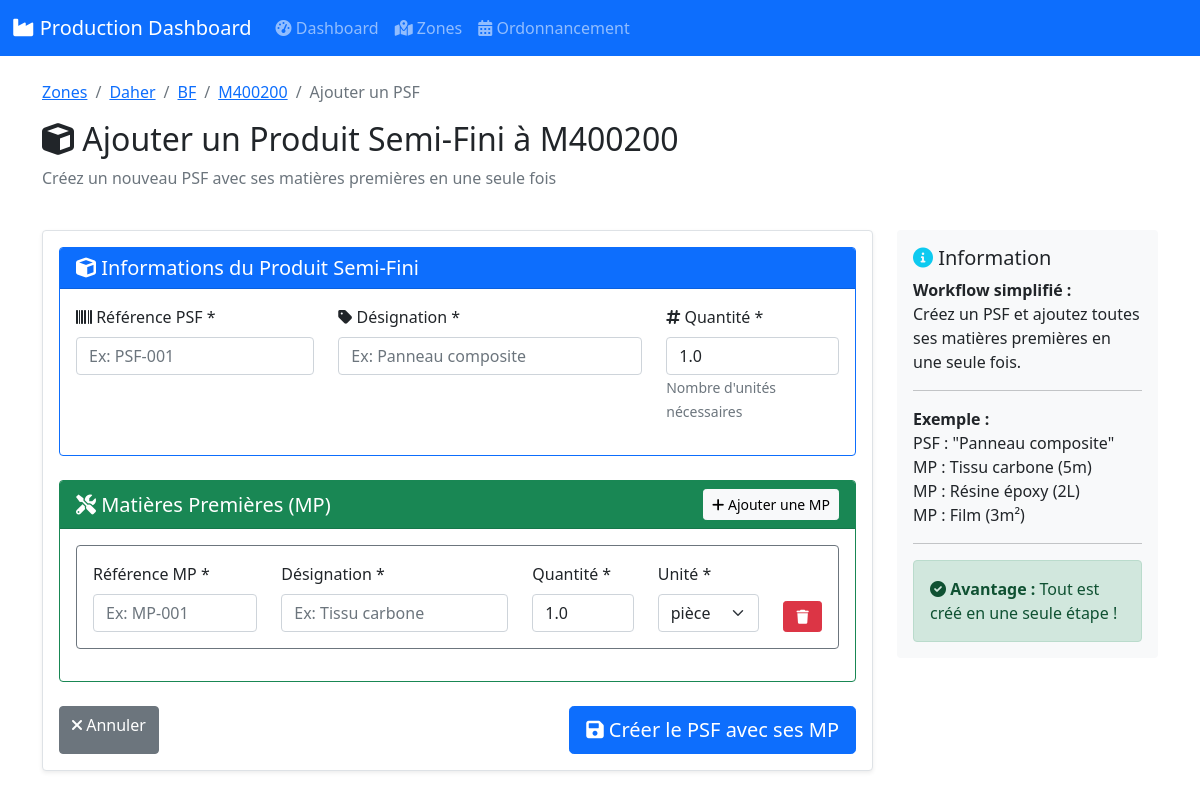
Page /zone/1/projet/1/produit/1/assemblage/ajouter on the committed database.
### models.py (models this page shows, shortened)
class Zone(db.Model):
    __tablename__ = 'zones'
    id = db.Column(db.Integer, primary_key=True)
    nom = db.Column(db.String(100), nullable=False, unique=True)
    description = db.Column(db.Text)
    date_creation = db.Column(db.DateTime, default=datetime.utcnow)
    projets = db.relationship('Projet', backref='zone', lazy='dynamic', cascade="all, delete-orphan")

class Projet(db.Model):
    __tablename__ = 'projets'
    id = db.Column(db.Integer, primary_key=True)
    nom = db.Column(db.String(100), nullable=False)
    description = db.Column(db.Text)
    zone_id = db.Column(db.Integer, db.ForeignKey('zones.id'), nullable=False)
    date_creation = db.Column(db.DateTime, default=datetime.utcnow)
    produits = db.relationship('Produit', backref='projet', lazy='dynamic', cascade="all, delete-orphan")

class Produit(db.Model):
    __tablename__ = 'produits'
    id = db.Column(db.Integer, primary_key=True)
    reference = db.Column(db.String(50), unique=True, nullable=False)
    designation = db.Column(db.String(200), nullable=False)
    projet_id = db.Column(db.Integer, db.ForeignKey('projets.id'), nullable=False)
    type_produit = db.Column(db.String(20), nullable=False, default='produit_fini')
    items = db.relationship('Item', backref='produit', lazy='dynamic', cascade='all, delete-orphan')
    assemblages = db.relationship(
        'Assemblage',
        foreign_keys='Assemblage.produit_principal_id',
        backref='produit_principal',
        lazy='dynamic',
        cascade='all, delete-orphan'
    )
    date_creation = db.Column(db.DateTime, default=datetime.utcnow)

### app.py (the view, shortened to what this page needs)
    @app.route('/zone/<int:zone_id>/projet/<int:projet_id>/produit/<int:produit_id>/assemblage/ajouter', methods=['GET', 'POST'])
    def ajouter_assemblage(zone_id, projet_id, produit_id):
        produit = Produit.query.filter_by(id=produit_id, projet_id=projet_id).first_or_404()
        return render_template('produits/ajouter_psf.html',
                             zone=produit.projet.zone,
                             projet=produit.projet,
                             produit=produit)

### templates/produits/ajouter_psf.html (shortened to what this page needs)
{% extends "base.html" %}
{% block content %}
<div class="container mt-4">
    <nav aria-label="breadcrumb">
        <ol class="breadcrumb">
            <li class="breadcrumb-item"><a href="{{ url_for('liste_zones') }}">Zones</a></li>
            <li class="breadcrumb-item"><a href="{{ url_for('detail_zone', zone_id=zone.id) }}">{{ zone.nom }}</a></li>
            <li class="breadcrumb-item"><a href="{{ url_for('detail_projet', zone_id=zone.id, projet_id=projet.id) }}">{{ projet.nom }}</a></li>
            <li class="breadcrumb-item"><a href="{{ url_for('detail_produit', zone_id=zone.id, projet_id=projet.id, produit_id=produit.id) }}">{{ produit.reference }}</a></li>
            <li class="breadcrumb-item active">Ajouter un PSF</li>
        </ol>
    </nav>
    <div class="row mb-4">
        <div class="col-12">
            <h2><i class="fas fa-cube"></i> Ajouter un Produit Semi-Fini à {{ produit.reference }}</h2>
            <p class="text-muted">Créez un nouveau PSF avec ses matières premières en une seule fois</p>
        </div>
    </div>
    <div class="row">
        <div class="col-md-9">
            <div class="card bg-white border shadow-sm">
                <div class="card-body">
                    <form method="POST" id="formPSF">
                        <div class="card mb-4 border-primary">
                            <div class="card-header bg-primary text-white">
                                <h5 class="mb-0"><i class="fas fa-cube"></i> Informations du Produit Semi-Fini</h5>
                            </div>
                            <div class="card-body">
                                <div class="row">
                                    <div class="col-md-4 mb-3">
                                        <label for="reference_psf" class="form-label">
                                            <i class="fas fa-barcode"></i> Référence PSF *
                                        </label>
                                        <input type="text"
                                               class="form-control"
                                               id="reference_psf"
                                               name="reference_psf"
                                               placeholder="Ex: PSF-001"
                                               required>
                                    </div>
                                    <div class="col-md-5 mb-3">
                                        <label for="designation_psf" class="form-label">
                                            <i class="fas fa-tag"></i> Désignation *
                                        </label>
                                        <input type="text"
                                               class="form-control"
                                               id="designation_psf"
                                               name="designation_psf"
                                               placeholder="Ex: Panneau composite"
                                               required>
                                    </div>
                                    <div class="col-md-3 mb-3">
                                        <label for="quantite_psf" class="form-label">
                                            <i class="fas fa-hashtag"></i> Quantité *
                                        </label>
                                        <input type="number"
                                               class="form-control"
                                               id="quantite_psf"
                                               name="quantite_psf"
                                               step="0.01"
                                               min="0.01"
                                               value="1.0"
                                               required>
                                        <small class="text-muted">Nombre d'unités nécessaires</small>
                                    </div>
                                </div>
                            </div>
                        </div>
                        <div class="card mb-4 border-success">
                            <div class="card-header bg-success text-white d-flex justify-content-between align-items-center">
                                <h5 class="mb-0"><i class="fas fa-tools"></i> Matières Premières (MP)</h5>
                                <button type="button" class="btn btn-light btn-sm" onclick="ajouterMP()">
                                    <i class="fas fa-plus"></i> Ajouter une MP
                                </button>
                            </div>
                            <div class="card-body">
                                <div id="matieres-premieres-container">
                                </div>
                            </div>
                        </div>
                        <div class="d-flex justify-content-between mt-4">
                            <a href="{{ url_for('detail_produit', zone_id=zone.id, projet_id=projet.id, produit_id=produit.id) }}"
                               class="btn btn-secondary">
                                <i class="fas fa-times"></i> Annuler
                            </a>
                            <button type="submit" class="btn btn-primary btn-lg">
                                <i class="fas fa-save"></i> Créer le PSF avec ses MP
                            </button>
                        </div>
                    </form>
                </div>
            </div>
        </div>
        <div class="col-md-3">
            <div class="card bg-light border-0">
                <div class="card-body">
                    <h5 class="card-title"><i class="fas fa-info-circle text-info"></i> Information</h5>
                    <p class="card-text">
                        <strong>Workflow simplifié :</strong><br>
                        Créez un PSF et ajoutez toutes ses matières premières en une seule fois.
                    </p>
                    <hr>
                    <p class="card-text">
                        <strong>Exemple :</strong><br>
                        PSF : "Panneau composite"<br>
                        MP : Tissu carbone (5m)<br>
                        MP : Résine époxy (2L)<br>
                        MP : Film (3m²)
                    </p>
                    <hr>
                    <div class="alert alert-success mb-0">
                        <i class="fas fa-check-circle"></i>
                        <strong>Avantage :</strong> Tout est créé en une seule étape !
                    </div>
                </div>
            </div>
        </div>
    </div>
</div>
<template id="template-mp">
    <div class="mp-row card mb-3 border-secondary">
        <div class="card-body">
            <div class="row align-items-end">
                <div class="col-md-3">
                    <label class="form-label">Référence MP *</label>
                    <input type="text"
                           class="form-control"
                           name="mp_reference[]"
                           placeholder="Ex: MP-001"
                           required>
                </div>
                <div class="col-md-4">
                    <label class="form-label">Désignation *</label>
                    <input type="text"
                           class="form-control"
                           name="mp_designation[]"
                           placeholder="Ex: Tissu carbone"
                           required>
                </div>
                <div class="col-md-2">
                    <label class="form-label">Quantité *</label>
                    <input type="number"
                           class="form-control"
                           name="mp_quantite[]"
                           step="0.01"
                           min="0.01"
                           value="1.0"
                           required>
                </div>
                <div class="col-md-2">
                    <label class="form-label">Unité *</label>
                    <select class="form-select" name="mp_unite[]" required>
                        <option value="pièce">pièce</option>
                    </select>
                </div>
                <div class="col-md-1">
                    <button type="button" class="btn btn-danger btn-sm w-100" onclick="supprimerMP(this)">
                        <i class="fas fa-trash"></i>
                    </button>
                </div>
            </div>
        </div>
    </div>
</template>
{% endblock %}

### static/css/style.css (style rules this page uses)
.card { transition: all 0.3s; }

### templates/produits/ajouter_psf.html (style rules this page uses)
.mp-row { transition: all 0.3s ease; }

### rows in the picture
Zone: nom "Daher"
Projet: nom "BF"
Produit: reference "M400200"
